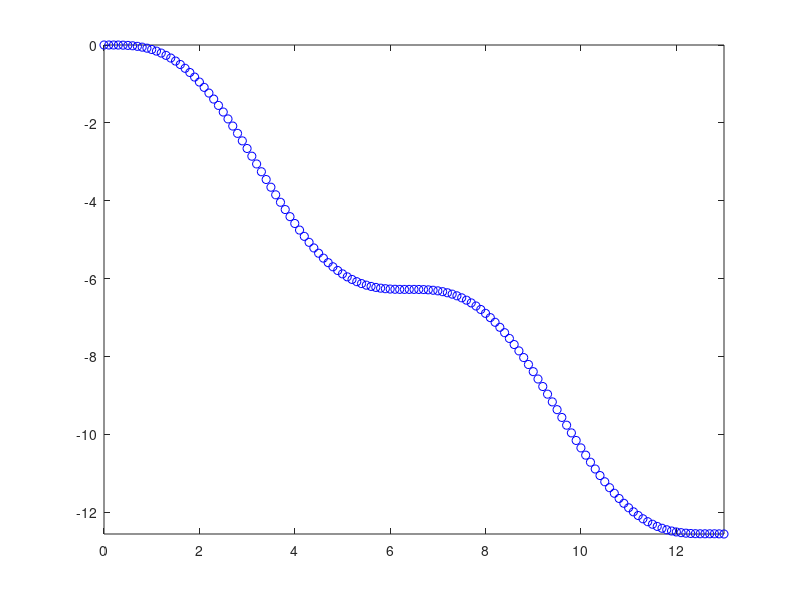

MATLAB code to generate this figure: (Note: this script raises an error after producing the figure.)
% Example3_2ndODE.m
%% EXAMPLE 3.  u"=-sin(t) with ICs: u(0)=0 & u'(0)=0 
% solved by forward EULER Method and DSOLVE
clc, clearvars; close all
h=0.1;                   % Time step size
tend=13;               % End of calc's/simulations
t0=0;                     % Start of calc's/simulations
t=t0:h:tend;           % Time space
steps=length(t);    % How many steps of evaluations
u(1,:)=[0 0];           % Initial Conditions
for k=1:steps-1
f1=[u(k,2), -sin(t(k))];  
u(k+1,:)=u(k,:)+f1*h;
end
plot(t', u(:,1),'bo') 
hold on, axis tight
clearvars u
% Analytical solution of the problem:
syms u(T) T
Du=diff(u, T);
D2u=diff(u, T, 2);
Equation=D2u==-sin(T);
ICs = [u(0)==0, Du(0)==0];
u=dsolve(Equation, ICs);
U=vectorize(u); 
T=t; 
U=eval(U);
plot(T, U, 'k-', 'linewidth', 2), grid on
legend('Euler forward', 'Analytic (dsolve)')
title('\it Solutions of: $$ \frac{d^2u}{dt^2}+sin(t)=0, u_0=0, du(0)=0 $$', 'interpreter', 'latex')
xlabel('\it t'), ylabel('\it Solution, u(t)')
shg